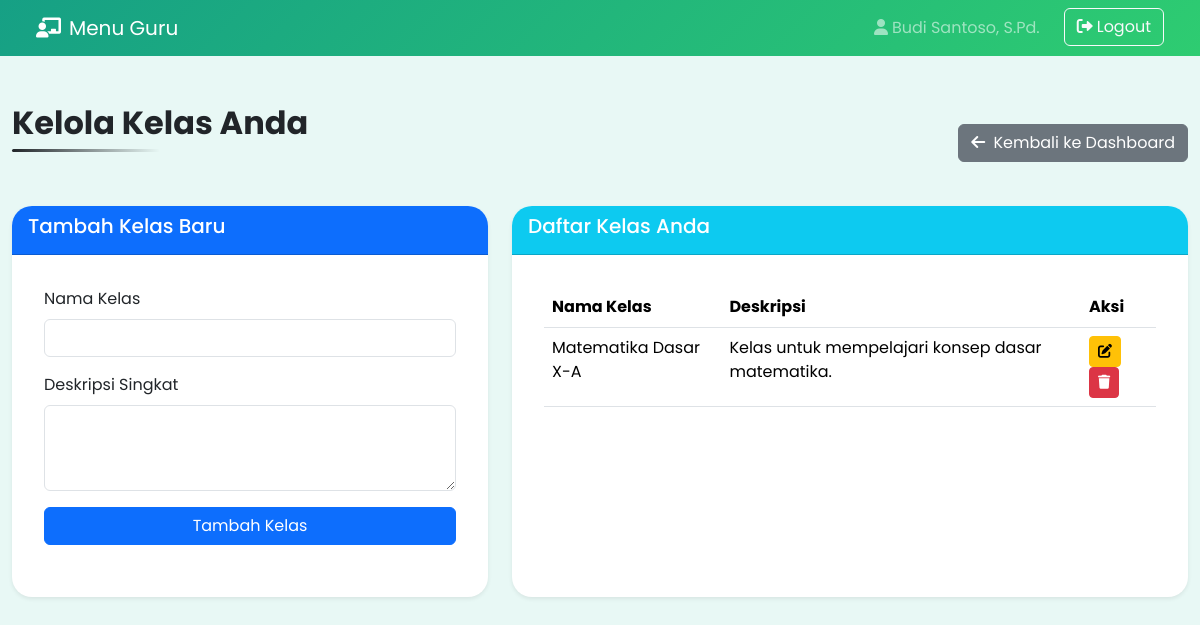
The page /guru/kelola-kelas.php (signed in) on the database its author committed.
### tables this page shows
CREATE TABLE `kelas` (
  `id` int(11) NOT NULL,
  `nama_kelas` varchar(100) NOT NULL,
  `deskripsi` text DEFAULT NULL,
  `guru_id` int(11) NOT NULL
);

### guru/kelola-kelas.php (the view, shortened to what this page needs)
<?php
$guru_id = $_SESSION['userId'];
$nama_lengkap = $_SESSION['namaLengkap'];
$database = new Database();
$db = $database->getConnection();
$query_kelas = "SELECT id, nama_kelas, deskripsi FROM kelas WHERE guru_id = :guru_id ORDER BY nama_kelas";
$stmt_kelas = $db->prepare($query_kelas);
$stmt_kelas->bindParam(':guru_id', $guru_id);
$stmt_kelas->execute();
$daftar_kelas = $stmt_kelas->fetchAll(PDO::FETCH_ASSOC);
?>
<!DOCTYPE html>
<html lang="id">
<head>
  <link href="https://cdn.jsdelivr.net/npm/bootstrap@5.3.2/dist/css/bootstrap.min.css" rel="stylesheet" />
  <link rel="stylesheet" href="https://cdnjs.cloudflare.com/ajax/libs/font-awesome/6.0.0/css/all.min.css" />
  <link rel="stylesheet" href="../style.css" />
</head>
<body class="guru-theme">
    <nav class="navbar navbar-expand-lg navbar-dark px-4">
        <div class="container">
          <a class="navbar-brand" href="../guru.php"><i class="fas fa-chalkboard-teacher me-2"></i>Menu Guru</a>
          <div class="collapse navbar-collapse">
            <ul class="navbar-nav ms-auto">
              <li class="nav-item">
                <span class="nav-link me-3"><i class="fas fa-user me-1"></i><?php echo htmlspecialchars($nama_lengkap); ?></span>
              </li>
              <li class="nav-item">
                <a href="../logout.php" class="btn btn-outline-light"><i class="fas fa-sign-out-alt me-1"></i>Logout</a>
              </li>
            </ul>
          </div>
        </div>
    </nav>
  <div class="container my-5">
    <div class="d-flex justify-content-between align-items-center mb-4">
        <h2>Kelola Kelas Anda</h2>
        <a href="../guru.php" class="btn btn-secondary">
            <i class="fas fa-arrow-left me-1"></i> Kembali ke Dashboard
        </a>
    </div>
    <div class="row">
      <div class="col-md-5 mb-4">
        <div class="card shadow-sm h-100">
          <div class="card-header bg-primary text-white">
            <h5>Tambah Kelas Baru</h5>
          </div>
          <div class="card-body">
            <form id="addCourseForm" method="POST" action="">
              <div class="mb-3">
                <label for="courseName" class="form-label">Nama Kelas</label>
                <input type="text" class="form-control" id="courseName" name="courseName" required>
              </div>
              <div class="mb-3">
                <label for="courseDescription" class="form-label">Deskripsi Singkat</label>
                <textarea class="form-control" id="courseDescription" name="courseDescription" rows="3"></textarea>
              </div>
              <button type="submit" name="tambah_kelas" class="btn btn-primary w-100">Tambah Kelas</button>
            </form>
          </div>
        </div>
      </div>
      <div class="col-md-7 mb-4">
        <div class="card shadow-sm h-100">
          <div class="card-header bg-info text-white">
            <h5>Daftar Kelas Anda</h5>
          </div>
          <div class="card-body">
            <?php if (empty($daftar_kelas)): ?>
                <div class="alert alert-light">Anda belum memiliki kelas. Silakan buat kelas baru.</div>
            <?php else: ?>
                <div class="table-responsive">
                    <table class="table table-hover">
                        <thead>
                            <tr>
                                <th>Nama Kelas</th>
                                <th>Deskripsi</th>
                                <th>Aksi</th>
                            </tr>
                        </thead>
                        <tbody>
                        <?php foreach ($daftar_kelas as $kelas): ?>
                            <tr>
                                <td><?php echo htmlspecialchars($kelas['nama_kelas']); ?></td>
                                <td><?php echo htmlspecialchars($kelas['deskripsi'] ?: '-'); ?></td>
                                <td>
                                    <button class="btn btn-warning btn-sm" data-bs-toggle="modal" data-bs-target="#editCourseModal"
                                            data-id="<?php echo $kelas['id']; ?>"
                                            data-name="<?php echo htmlspecialchars($kelas['nama_kelas']); ?>"
                                            data-description="<?php echo htmlspecialchars($kelas['deskripsi']); ?>">
                                        <i class="fas fa-edit"></i>
                                    </button>
                                    <form action="" method="POST" class="d-inline" onsubmit="return confirm('Yakin ingin menghapus kelas ini? Semua materi dan kuis di dalamnya juga akan terhapus.');">
                                        <button type="submit" name="hapus_kelas" class="btn btn-danger btn-sm"><i class="fas fa-trash"></i></button>
                                    </form>
                                </td>
                            </tr>
                        <?php endforeach; ?>
                        </tbody>
                    </table>
                </div>
            <?php endif; ?>
          </div>
        </div>
      </div>
    </div>
  </div>
</body>
</html>

### style.css (style rules this page uses)
:root { --siswa-gradient: linear-gradient(135deg, #2980b9 0%, #3498db 100%); --siswa-accent: #3498db; --siswa-light: #e7f5fd; --guru-gradient: linear-gradient(135deg, #16a085 0%, #2ecc71 100%); --guru-accent: #16a085; --guru-light: #e8f8f5; --admin-gradient: linear-gradient(135deg, #8e44ad 0%, #9b59b6 100%); --admin-accent: #8e44ad; --admin-light: #f4ecf7; --login-gradient: linear-gradient(135deg, #6a11cb 0%, #2575fc 100%); }
body, html { font-family: 'Poppins', sans-serif; margin: 0; padding: 0; height: 100%; background-color: #f9fafb; }
.container { max-width: 1200px; }
.card { border: none; border-radius: 20px; overflow: hidden; box-shadow: 0 15px 30px rgba(0, 0, 0, 0.1); transition: all 0.3s ease; margin-bottom: 20px; }
.card-body { padding: 2rem !important; }
body.guru-theme { background-color: var(--guru-light); }
.guru-theme .navbar { background: var(--guru-gradient) !important; }
h2 { font-weight: 700; margin-bottom: 30px; position: relative; display: inline-block; padding-bottom: 10px; }
h2:after { content: ''; position: absolute; bottom: 0; left: 0; width: 50%; height: 3px; background: linear-gradient(to right, currentColor, transparent); border-radius: 10px; }

### rows shown on the page
kelas: nama_kelas "Matematika Dasar X-A", deskripsi "Kelas untuk mempelajari konsep dasar matematika."

### other values the page prints
$nama_lengkap "Budi Santoso, S.Pd."
